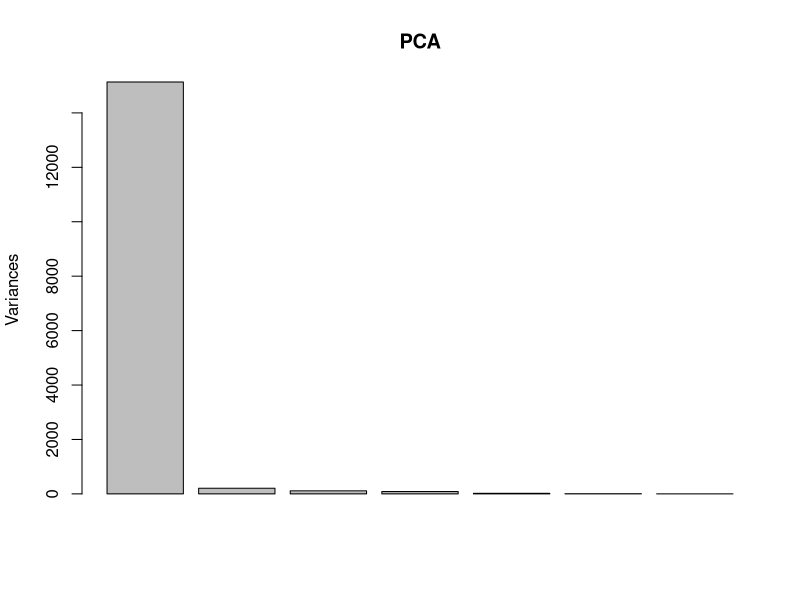
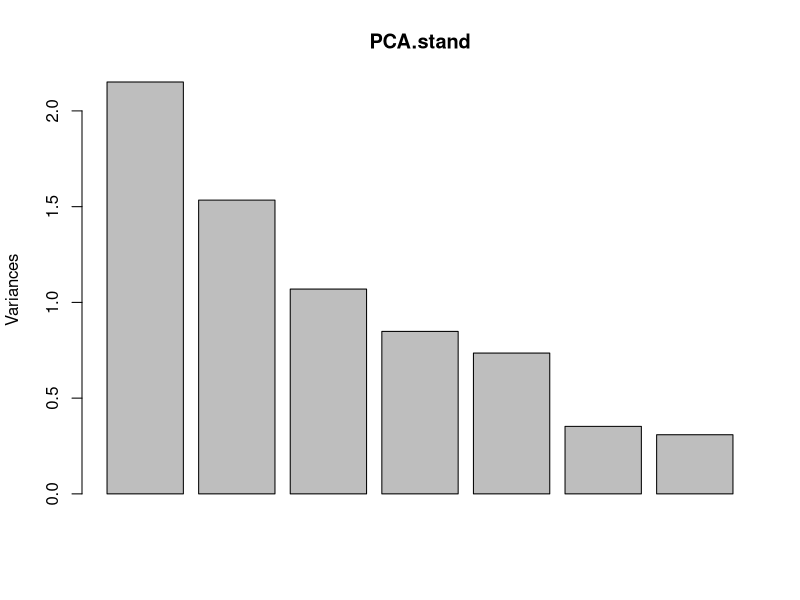
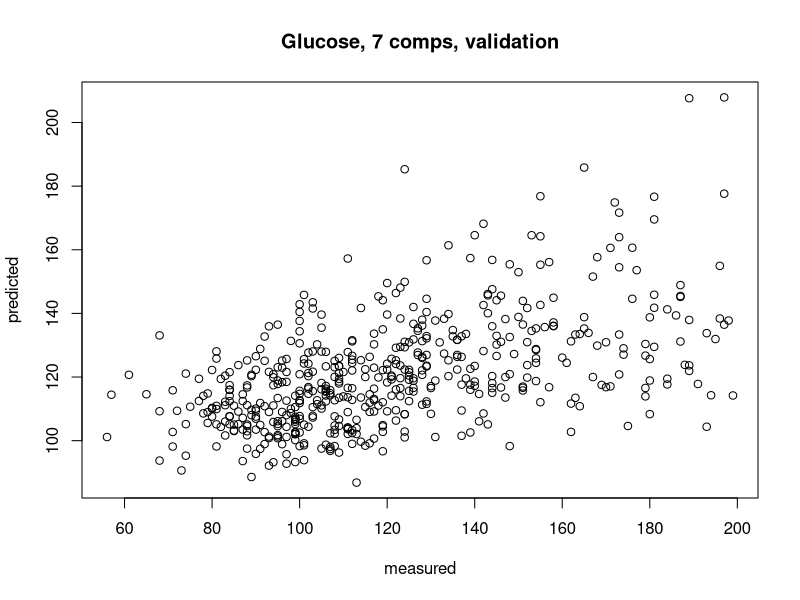

The R source for these figures, in order:
#Import Data
Diab <- read.csv("Data/pima-diabetes.csv")
head(Diab,n=3)
summary(Diab)

#Remove "missing" values
Diab$Glucose[Diab$Glucose==0] = NA
Diab$BloodPressure[Diab$BloodPressure==0] = NA
Diab$BMI[Diab$BMI==0] = NA
Diab$SkinThickness[Diab$SkinThickness==0] = NA
Diab = na.omit(Diab)

#Remove Outcome
Diab$Outcome = NULL

#Extract predictors and response
X = Diab[,-2]
Y = Diab[,2]

#Compute the mean and variance of each predictor
means = lapply(X, mean)
sds = lapply(X, sd)

#Compute principal components of the predictors
PCA = prcomp(X)

#Compute principal components of the standardized predictors
PCA.stand = prcomp(X, center=TRUE, scale=TRUE)

#Plot both PCAs
plot(PCA)
plot(PCA.stand)

#Center and scale the predictors
X.stand = (X - means)/sds
data = cbind(Y, X.stand)
colnames(data)[1] = "Glucose"

#Comfirm that we standardized correctly
lapply(X.stand, mean)
lapply(X.stand, sd)

##########################################
### Fit a PCR model to predict Glucose ###
##########################################
library(pls)
set.seed(1122)

fit = pcr(Glucose ~ . , data=data, validation="CV")
summary(fit)
plot(fit)
